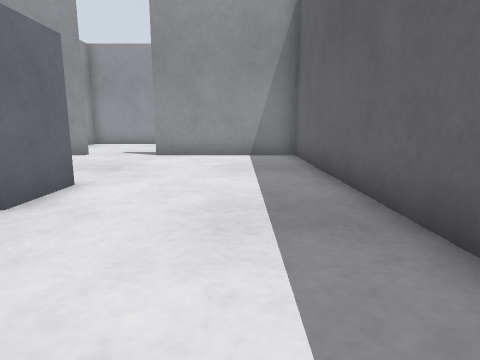
View 1 (above)

24 first-person views from a walk through a Gazebo world. The camera is 0.5 m above the floor, tilts 10° down and sees 75° across. The floor is counted in squares, 0.5 m on a side. Each view is taken from the middle of a square. On the plan, view 1 faces up. The plan holds only what a view shows up to about 12 squares ahead; the rest is blank. The place goes on beyond the plan.

View 2
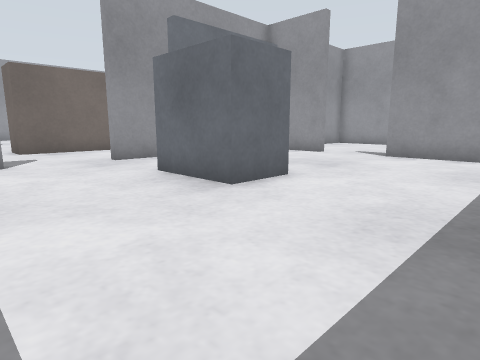

View 3
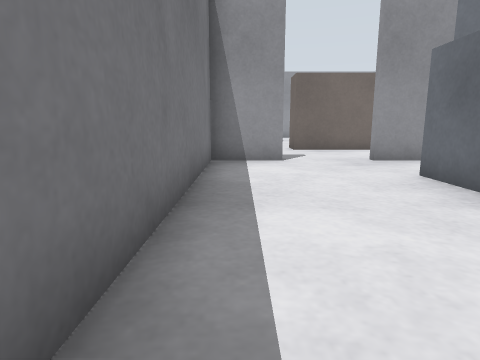

View 4
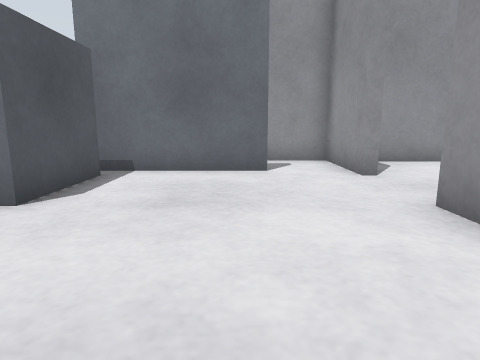

View 5
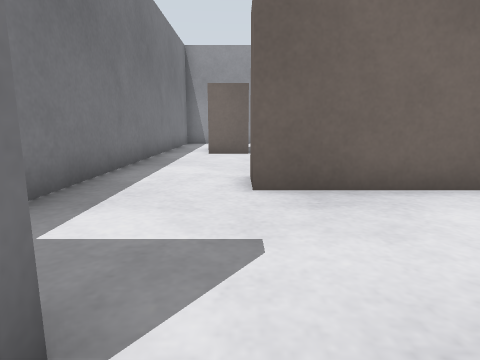

View 6
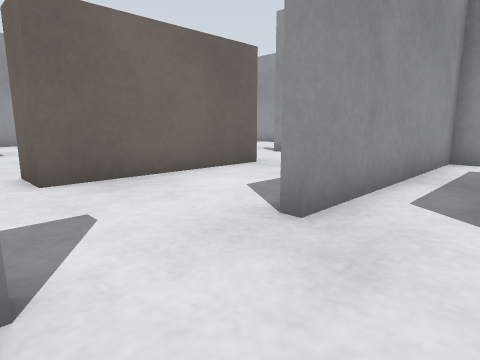

View 7
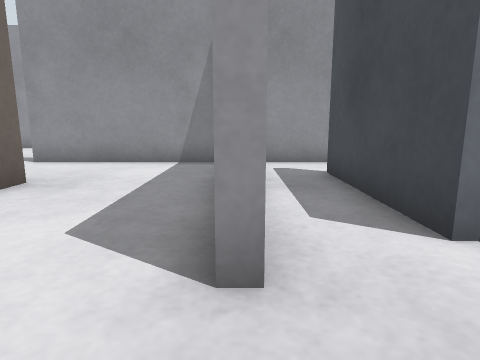

View 8
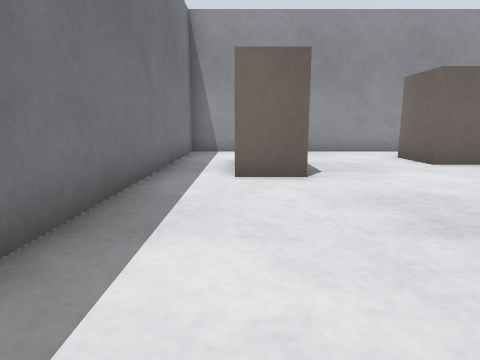

View 9
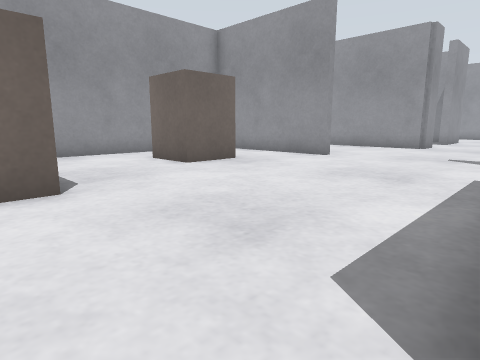

View 10
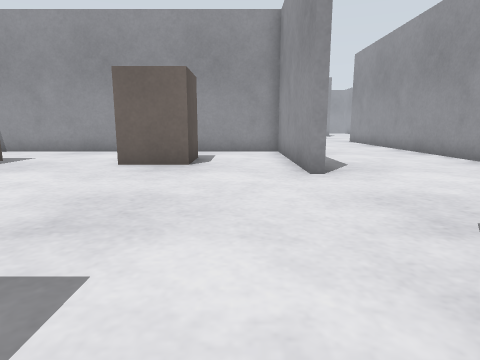

View 11
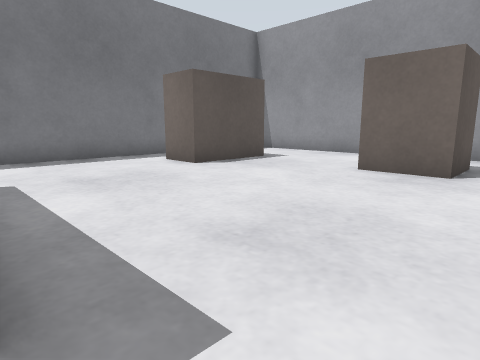

View 12
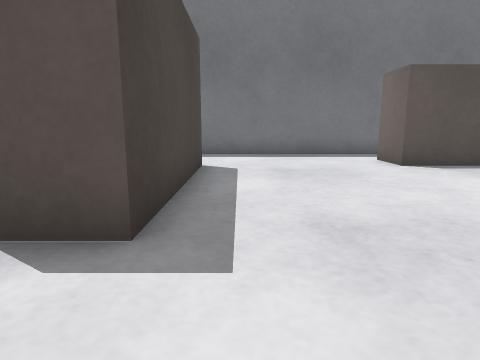

View 13
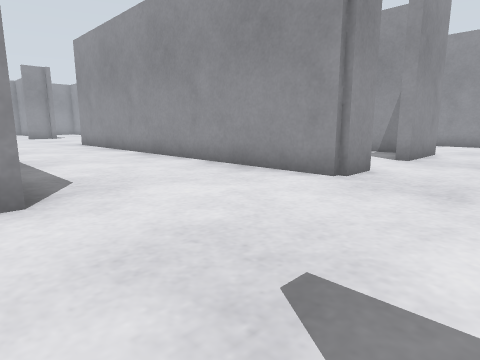

View 14
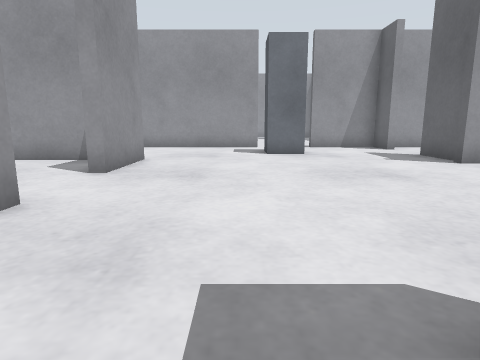

View 15
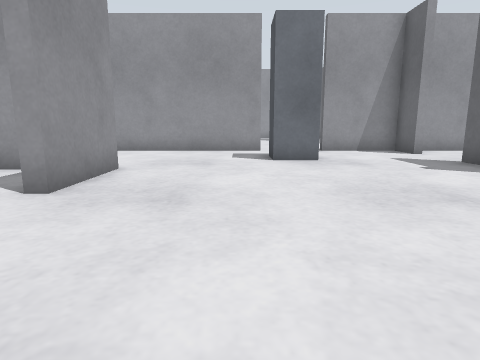

View 16
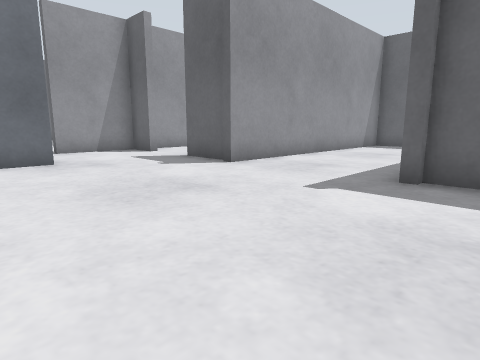

View 17
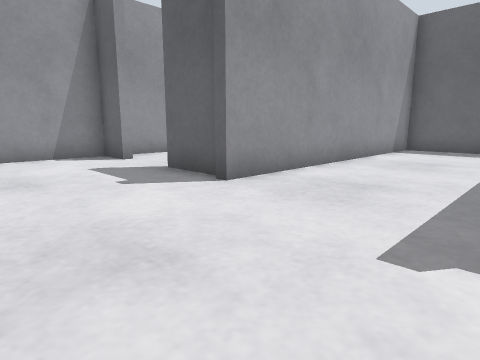

View 18
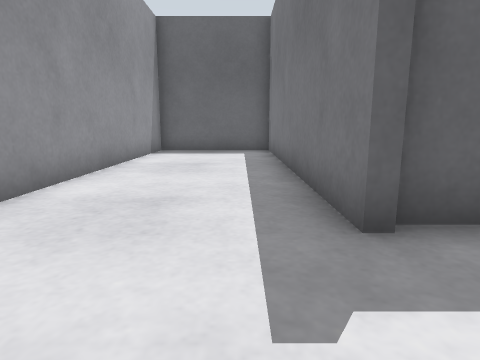

View 19
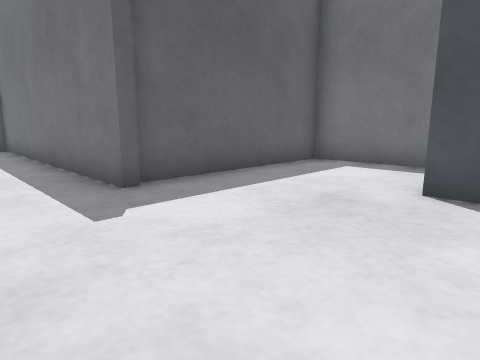

View 20
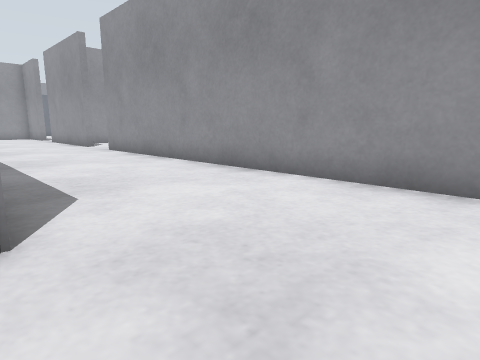

View 21
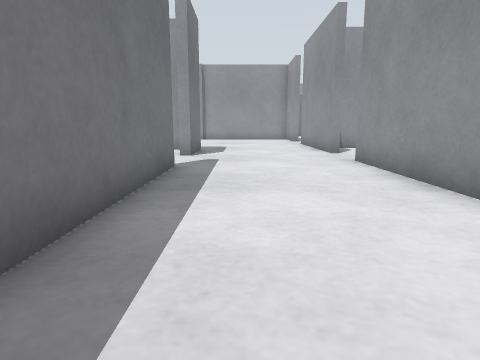

View 22
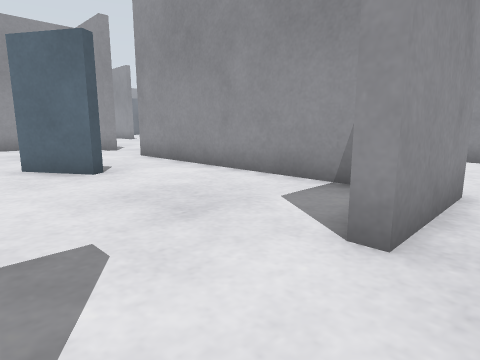

View 23
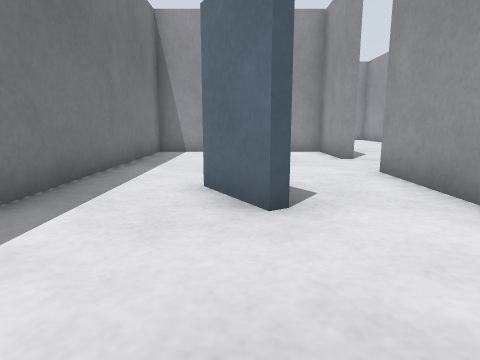

View 24
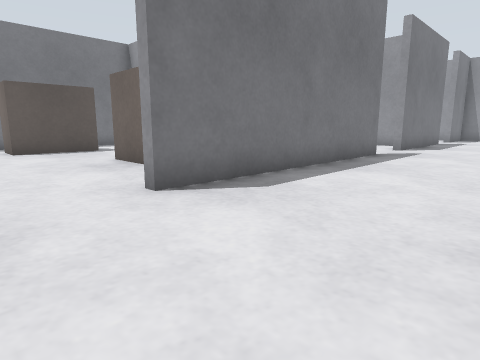

### Floor plan
Points are (right, up) in squares from view 1. A wall is a line through its corners. A room is listed if a view was taken in it or the views show most of it. See-through windows are left out.
Room 1 (views 1, 2, 3, 4, 5, 6)
walls: (1.8, 2.2) (1.8, 10.5) (-2.9, 10.5); (-5.8, 8.6) (-5.8, 4.6) (-6.1, 4.6) (-6.1, 8.6); (-7.8, 1.2) (-7.8, -0.8) (0.1, -0.8); (-5.2, 10.5) (-7.8, 10.5) (-7.8, 3.8)
ways out: opening at (-8, 2.5) to room 2; opening at (-4, 10.5)
objects: grey box (-5, 4) to (-3, 5)
Room 2 (views 7, 8, 9, 10, 11)
walls: (-7.8, 3.8) (-8.2, 3.8); (-11.7, 7.4) (-11.7, 2.2) (-13.1, 2.2); (-13.5, -0.8) (-11, -0.8); (-8.6, 10.5) (-13.6, 10.5)
low walls: (-13.1, 7.4) (-11.7, 7.4)
ways out: opening at (-8, 2.5) to room 1; opening at (-12.5, 0.5) to room 5; opening at (-12.5, 8.5) to room 5
Room 3 (views 12, 13, 14, 15, 16, 17, 18, 19, 20, 21, 22, 24)
walls: (-16.8, 22.2) (-16.8, 19.5); (-17.4, 15.6) (-26.2, 15.6); (-8.2, 16.8) (1.6, 16.8) (1.6, 21.1) (-8.2, 21.1); (-8, 21.6) (-8, 23.5); (-13.1, 27.3) (-26.9, 27.3); (-11, 10.8) (-7.9, 10.8); (-25.8, 22.4) (-19.9, 22.4); (-8.5, 27.3) (-10.8, 27.3); (-8, 10.5) (-8, 16.6); (-26.9, 10.8) (-18.4, 10.8) (-18.4, 10.5); (-29.5, 22.4) (-28.3, 22.4); (-29.6, 10.8) (-29.2, 10.8) (-29.2, 10.4)
ways out: opening at (-27, 22) to room 4; opening at (-17.3, 18) to room 4; opening at (-16, 10.5) to room 5; opening at (-30.5, 13.5); opening at (-30.5, 24.5); opening at (-28, 10.5); opening at (-28, 27.5); opening at (-12, 27.5); opening at (-6.3, 25)
objects: grey box (-17, 16) to (-17, 17); grey post (-13, 13) to (-12, 14); grey post (-13, 24) to (-12, 25); grey box (-8, 26) to (-8, 27)
Room 4 (view 23)
walls: (-28.3, 22.4) (-28.3, 22) (-30.8, 22) (-30.8, 16) (-22.8, 16); (-18, 22) (-25.8, 22); (-16.8, 19.5) (-17.2, 19.5)
ways out: opening at (-27, 22) to room 3; opening at (-17.3, 18) to room 3
objects: blue box (-24, 19) to (-23, 19)
Room 5 (no view inside)
walls: (-18.4, 10.5) (-23.8, 10.5) (-23.8, -0.8) (-13.5, -0.8); (-13.1, 2.2) (-13.1, 7.4)
ways out: opening at (-12.5, 0.5) to room 2; opening at (-12.5, 8.5) to room 2; opening at (-16, 10.5) to room 3
objects: grey box (-22, 6) to (-20, 8); grey box (-21, 1) to (-18, 2)

Where each view was taken, in squares from view 1:
view 1: 0 up, 0 right, facing up
view 2: 0 up, 1 right, facing up-left
view 3: 0 up, 1 right, facing left
view 4: 8 up, 1 right, facing left
view 5: 2 up, 7 left, facing left
view 6: 1 up, 6 left, facing up-left
view 7: 2 up, 8 left, facing up
view 8: 1 up, 12 left, facing left
view 9: 1 up, 13 left, facing up-left
view 10: 9 up, 12 left, facing left
view 11: 9 up, 13 left, facing down-left
view 12: 10 up, 14 left, facing down
view 13: 10 up, 14 left, facing up-left
view 14: 13 up, 14 left, facing up
view 15: 15 up, 14 left, facing up
view 16: 15 up, 14 left, facing up-right
view 17: 17 up, 12 left, facing up-right
view 18: 18 up, 11 left, facing right
view 19: 19 up, 13 left, facing down-right
view 20: 22 up, 14 left, facing up-left
view 21: 24 up, 18 left, facing left
view 22: 17 up, 16 left, facing up-left
view 23: 19 up, 19 left, facing left
view 24: 15 up, 16 left, facing down-left
